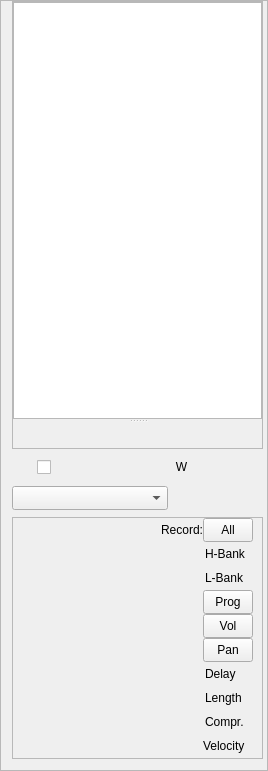
<?xml version="1.0" encoding="UTF-8"?>
<ui version="4.0">
 <class>ConductorBase</class>
 <widget class="QFrame" name="ConductorBase">
  <property name="geometry">
   <rect>
    <x>0</x>
    <y>0</y>
    <width>268</width>
    <height>771</height>
   </rect>
  </property>
  <property name="sizePolicy">
   <sizepolicy hsizetype="Expanding" vsizetype="Expanding">
    <horstretch>3</horstretch>
    <verstretch>3</verstretch>
   </sizepolicy>
  </property>
  <property name="minimumSize">
   <size>
    <width>20</width>
    <height>24</height>
   </size>
  </property>
  <property name="windowTitle">
   <string>LOS: The Conductor</string>
  </property>
  <property name="frameShape">
   <enum>QFrame::StyledPanel</enum>
  </property>
  <property name="frameShadow">
   <enum>QFrame::Raised</enum>
  </property>
  <layout class="QVBoxLayout" name="verticalLayout" stretch="0,0,0,0">
   <property name="topMargin">
    <number>0</number>
   </property>
   <property name="rightMargin">
    <number>4</number>
   </property>
   <item>
    <widget class="QScrollArea" name="scrollArea">
     <property name="widgetResizable">
      <bool>true</bool>
     </property>
     <widget class="QWidget" name="scrollAreaWidgetContents">
      <property name="geometry">
       <rect>
        <x>0</x>
        <y>0</y>
        <width>250</width>
        <height>430</height>
       </rect>
      </property>
      <layout class="QVBoxLayout" name="verticalLayout_5">
       <property name="spacing">
        <number>0</number>
       </property>
       <property name="margin">
        <number>0</number>
       </property>
       <item>
        <widget class="QSplitter" name="splitter">
         <property name="orientation">
          <enum>Qt::Vertical</enum>
         </property>
         <widget class="QWidget" name="widget" native="true">
          <layout class="QVBoxLayout" name="verticalLayout_6">
           <property name="spacing">
            <number>3</number>
           </property>
           <property name="margin">
            <number>0</number>
           </property>
           <item>
            <widget class="QTreeView" name="patchList">
             <property name="minimumSize">
              <size>
               <width>150</width>
               <height>150</height>
              </size>
             </property>
             <property name="focusPolicy">
              <enum>Qt::WheelFocus</enum>
             </property>
             <property name="editTriggers">
              <set>QAbstractItemView::NoEditTriggers</set>
             </property>
             <property name="tabKeyNavigation">
              <bool>true</bool>
             </property>
             <property name="alternatingRowColors">
              <bool>true</bool>
             </property>
             <property name="iconSize">
              <size>
               <width>16</width>
               <height>16</height>
              </size>
             </property>
             <property name="textElideMode">
              <enum>Qt::ElideNone</enum>
             </property>
             <property name="verticalScrollMode">
              <enum>QAbstractItemView::ScrollPerPixel</enum>
             </property>
             <property name="sortingEnabled">
              <bool>false</bool>
             </property>
             <property name="animated">
              <bool>true</bool>
             </property>
            </widget>
           </item>
          </layout>
         </widget>
         <widget class="QWidget" name="layoutWidget">
          <layout class="QVBoxLayout" name="verticalLayout_2">
           <property name="sizeConstraint">
            <enum>QLayout::SetMinAndMaxSize</enum>
           </property>
           <property name="topMargin">
            <number>0</number>
           </property>
           <item>
            <layout class="QVBoxLayout" name="tableBox">
             <property name="topMargin">
              <number>0</number>
             </property>
             <property name="rightMargin">
              <number>0</number>
             </property>
            </layout>
           </item>
           <item>
            <layout class="QHBoxLayout" name="matrixActions">
             <property name="topMargin">
              <number>0</number>
             </property>
             <item>
              <widget class="QToolButton" name="btnUp">
               <property name="sizePolicy">
                <sizepolicy hsizetype="Fixed" vsizetype="Fixed">
                 <horstretch>0</horstretch>
                 <verstretch>0</verstretch>
                </sizepolicy>
               </property>
               <property name="minimumSize">
                <size>
                 <width>25</width>
                 <height>25</height>
                </size>
               </property>
               <property name="maximumSize">
                <size>
                 <width>25</width>
                 <height>25</height>
                </size>
               </property>
               <property name="focusPolicy">
                <enum>Qt::NoFocus</enum>
               </property>
               <property name="toolTip">
                <string>Move Selection Up</string>
               </property>
               <property name="text">
                <string/>
               </property>
               <property name="iconSize">
                <size>
                 <width>25</width>
                 <height>25</height>
                </size>
               </property>
               <property name="autoRaise">
                <bool>true</bool>
               </property>
              </widget>
             </item>
             <item>
              <widget class="QToolButton" name="btnDown">
               <property name="sizePolicy">
                <sizepolicy hsizetype="Fixed" vsizetype="Fixed">
                 <horstretch>0</horstretch>
                 <verstretch>0</verstretch>
                </sizepolicy>
               </property>
               <property name="minimumSize">
                <size>
                 <width>25</width>
                 <height>25</height>
                </size>
               </property>
               <property name="maximumSize">
                <size>
                 <width>25</width>
                 <height>25</height>
                </size>
               </property>
               <property name="focusPolicy">
                <enum>Qt::NoFocus</enum>
               </property>
               <property name="toolTip">
                <string>Move Selection Down</string>
               </property>
               <property name="text">
                <string/>
               </property>
               <property name="iconSize">
                <size>
                 <width>25</width>
                 <height>25</height>
                </size>
               </property>
               <property name="autoRaise">
                <bool>true</bool>
               </property>
              </widget>
             </item>
             <item>
              <widget class="QToolButton" name="btnCopy">
               <property name="sizePolicy">
                <sizepolicy hsizetype="Fixed" vsizetype="Fixed">
                 <horstretch>0</horstretch>
                 <verstretch>0</verstretch>
                </sizepolicy>
               </property>
               <property name="minimumSize">
                <size>
                 <width>25</width>
                 <height>25</height>
                </size>
               </property>
               <property name="maximumSize">
                <size>
                 <width>25</width>
                 <height>25</height>
                </size>
               </property>
               <property name="focusPolicy">
                <enum>Qt::NoFocus</enum>
               </property>
               <property name="text">
                <string/>
               </property>
               <property name="iconSize">
                <size>
                 <width>25</width>
                 <height>25</height>
                </size>
               </property>
               <property name="autoRaise">
                <bool>true</bool>
               </property>
              </widget>
             </item>
             <item>
              <spacer name="horizontalSpacer_2">
               <property name="orientation">
                <enum>Qt::Horizontal</enum>
               </property>
               <property name="sizeType">
                <enum>QSizePolicy::MinimumExpanding</enum>
               </property>
               <property name="sizeHint" stdset="0">
                <size>
                 <width>1</width>
                 <height>20</height>
                </size>
               </property>
              </spacer>
             </item>
             <item>
              <widget class="QToolButton" name="btnDelete">
               <property name="sizePolicy">
                <sizepolicy hsizetype="Fixed" vsizetype="Fixed">
                 <horstretch>0</horstretch>
                 <verstretch>0</verstretch>
                </sizepolicy>
               </property>
               <property name="minimumSize">
                <size>
                 <width>25</width>
                 <height>25</height>
                </size>
               </property>
               <property name="maximumSize">
                <size>
                 <width>25</width>
                 <height>25</height>
                </size>
               </property>
               <property name="focusPolicy">
                <enum>Qt::NoFocus</enum>
               </property>
               <property name="toolTip">
                <string>Remove selected from list</string>
               </property>
               <property name="text">
                <string/>
               </property>
               <property name="iconSize">
                <size>
                 <width>25</width>
                 <height>25</height>
                </size>
               </property>
               <property name="autoRaise">
                <bool>true</bool>
               </property>
              </widget>
             </item>
            </layout>
           </item>
          </layout>
         </widget>
        </widget>
       </item>
      </layout>
     </widget>
    </widget>
   </item>
   <item>
    <widget class="QFrame" name="performerToolsFrame">
     <property name="sizePolicy">
      <sizepolicy hsizetype="Expanding" vsizetype="Preferred">
       <horstretch>0</horstretch>
       <verstretch>0</verstretch>
      </sizepolicy>
     </property>
     <layout class="QVBoxLayout" name="verticalLayout_4">
      <property name="spacing">
       <number>0</number>
      </property>
      <property name="margin">
       <number>0</number>
      </property>
      <item>
       <layout class="QHBoxLayout" name="horizontalLayout_6">
        <property name="topMargin">
         <number>0</number>
        </property>
        <item>
         <widget class="QToolButton" name="btnTranspose">
          <property name="sizePolicy">
           <sizepolicy hsizetype="Fixed" vsizetype="Fixed">
            <horstretch>0</horstretch>
            <verstretch>0</verstretch>
           </sizepolicy>
          </property>
          <property name="minimumSize">
           <size>
            <width>25</width>
            <height>25</height>
           </size>
          </property>
          <property name="maximumSize">
           <size>
            <width>25</width>
            <height>25</height>
           </size>
          </property>
          <property name="focusPolicy">
           <enum>Qt::NoFocus</enum>
          </property>
          <property name="toolTip">
           <string>Toggle on/off transpose globally for all parts in this PianoRoll instance</string>
          </property>
          <property name="text">
           <string/>
          </property>
          <property name="iconSize">
           <size>
            <width>25</width>
            <height>25</height>
           </size>
          </property>
          <property name="checkable">
           <bool>true</bool>
          </property>
          <property name="autoRaise">
           <bool>true</bool>
          </property>
         </widget>
        </item>
        <item>
         <widget class="QCheckBox" name="chkTranspose">
          <property name="focusPolicy">
           <enum>Qt::NoFocus</enum>
          </property>
          <property name="toolTip">
           <string>Toggle transpose mode</string>
          </property>
          <property name="text">
           <string/>
          </property>
         </widget>
        </item>
        <item>
         <widget class="SpinBox" name="iTransp" native="true">
          <property name="sizePolicy">
           <sizepolicy hsizetype="Expanding" vsizetype="Fixed">
            <horstretch>1</horstretch>
            <verstretch>0</verstretch>
           </sizepolicy>
          </property>
          <property name="minimumSize">
           <size>
            <width>0</width>
            <height>24</height>
           </size>
          </property>
          <property name="toolTip">
           <string>Transpose position for the current track</string>
          </property>
          <property name="specialValueText" stdset="0">
           <string>off</string>
          </property>
          <property name="maximum" stdset="0">
           <number>127</number>
          </property>
          <property name="minimum" stdset="0">
           <number>-127</number>
          </property>
          <property name="value" stdset="0">
           <number>1</number>
          </property>
         </widget>
        </item>
        <item>
         <widget class="QLabel" name="iChanDetectLabel">
          <property name="sizePolicy">
           <sizepolicy hsizetype="Expanding" vsizetype="Fixed">
            <horstretch>0</horstretch>
            <verstretch>0</verstretch>
           </sizepolicy>
          </property>
          <property name="minimumSize">
           <size>
            <width>0</width>
            <height>0</height>
           </size>
          </property>
          <property name="maximumSize">
           <size>
            <width>24</width>
            <height>24</height>
           </size>
          </property>
          <property name="toolTip">
           <string>Input detect</string>
          </property>
          <property name="whatsThis">
           <string>Input detect indicator. Detects all note on-off, controller, aftertouch, 
                  program change, and pitchbend (but not sysex or realtime) events 
                  on the selected channels, on the selected midi ports.</string>
          </property>
          <property name="text">
           <string>W</string>
          </property>
          <property name="alignment">
           <set>Qt::AlignCenter</set>
          </property>
          <property name="wordWrap">
           <bool>false</bool>
          </property>
         </widget>
        </item>
        <item>
         <widget class="QToolButton" name="btnComments">
          <property name="sizePolicy">
           <sizepolicy hsizetype="Fixed" vsizetype="Fixed">
            <horstretch>0</horstretch>
            <verstretch>0</verstretch>
           </sizepolicy>
          </property>
          <property name="minimumSize">
           <size>
            <width>25</width>
            <height>25</height>
           </size>
          </property>
          <property name="maximumSize">
           <size>
            <width>25</width>
            <height>25</height>
           </size>
          </property>
          <property name="focusPolicy">
           <enum>Qt::NoFocus</enum>
          </property>
          <property name="toolTip">
           <string>Toggle on/off canvas comments</string>
          </property>
          <property name="text">
           <string/>
          </property>
          <property name="iconSize">
           <size>
            <width>25</width>
            <height>25</height>
           </size>
          </property>
          <property name="checkable">
           <bool>true</bool>
          </property>
          <property name="autoRaise">
           <bool>true</bool>
          </property>
         </widget>
        </item>
        <item>
         <widget class="QToolButton" name="btnShowGui">
          <property name="minimumSize">
           <size>
            <width>25</width>
            <height>25</height>
           </size>
          </property>
          <property name="maximumSize">
           <size>
            <width>25</width>
            <height>25</height>
           </size>
          </property>
          <property name="toolTip">
           <string>Show Plugin Gui</string>
          </property>
          <property name="text">
           <string/>
          </property>
          <property name="iconSize">
           <size>
            <width>25</width>
            <height>25</height>
           </size>
          </property>
          <property name="checkable">
           <bool>true</bool>
          </property>
          <property name="autoRaise">
           <bool>true</bool>
          </property>
         </widget>
        </item>
        <item>
         <widget class="QToolButton" name="btnInstrument">
          <property name="minimumSize">
           <size>
            <width>25</width>
            <height>25</height>
           </size>
          </property>
          <property name="maximumSize">
           <size>
            <width>25</width>
            <height>25</height>
           </size>
          </property>
          <property name="toolTip">
           <string>Change Instrument</string>
          </property>
          <property name="text">
           <string/>
          </property>
          <property name="iconSize">
           <size>
            <width>25</width>
            <height>25</height>
           </size>
          </property>
          <property name="autoRaise">
           <bool>true</bool>
          </property>
         </widget>
        </item>
       </layout>
      </item>
     </layout>
    </widget>
   </item>
   <item>
    <layout class="QHBoxLayout" name="horizontalLayout_3">
     <property name="spacing">
      <number>0</number>
     </property>
     <property name="topMargin">
      <number>0</number>
     </property>
     <item>
      <widget class="QComboBox" name="iOutput">
       <property name="sizePolicy">
        <sizepolicy hsizetype="Expanding" vsizetype="Fixed">
         <horstretch>0</horstretch>
         <verstretch>0</verstretch>
        </sizepolicy>
       </property>
       <property name="minimumSize">
        <size>
         <width>100</width>
         <height>24</height>
        </size>
       </property>
       <property name="toolTip">
        <string>Output Port</string>
       </property>
      </widget>
     </item>
     <item>
      <widget class="SpinBox" name="iOutputChannel" native="true">
       <property name="sizePolicy">
        <sizepolicy hsizetype="Expanding" vsizetype="Fixed">
         <horstretch>1</horstretch>
         <verstretch>0</verstretch>
        </sizepolicy>
       </property>
       <property name="minimumSize">
        <size>
         <width>45</width>
         <height>24</height>
        </size>
       </property>
       <property name="maximumSize">
        <size>
         <width>45</width>
         <height>16777215</height>
        </size>
       </property>
       <property name="toolTip">
        <string>Output Channel</string>
       </property>
       <property name="whatsThis">
        <string>all midi events are sent to this output channel</string>
       </property>
       <property name="maximum" stdset="0">
        <number>16</number>
       </property>
       <property name="minimum" stdset="0">
        <number>1</number>
       </property>
      </widget>
     </item>
     <item>
      <widget class="QToolButton" name="iRButton">
       <property name="sizePolicy">
        <sizepolicy hsizetype="Fixed" vsizetype="Fixed">
         <horstretch>0</horstretch>
         <verstretch>0</verstretch>
        </sizepolicy>
       </property>
       <property name="minimumSize">
        <size>
         <width>25</width>
         <height>25</height>
        </size>
       </property>
       <property name="maximumSize">
        <size>
         <width>25</width>
         <height>25</height>
        </size>
       </property>
       <property name="toolTip">
        <string>Input Routing</string>
       </property>
       <property name="text">
        <string/>
       </property>
       <property name="iconSize">
        <size>
         <width>25</width>
         <height>25</height>
        </size>
       </property>
       <property name="autoRaise">
        <bool>true</bool>
       </property>
      </widget>
     </item>
     <item>
      <widget class="QToolButton" name="recEchoButton">
       <property name="sizePolicy">
        <sizepolicy hsizetype="Fixed" vsizetype="Fixed">
         <horstretch>0</horstretch>
         <verstretch>0</verstretch>
        </sizepolicy>
       </property>
       <property name="minimumSize">
        <size>
         <width>25</width>
         <height>25</height>
        </size>
       </property>
       <property name="maximumSize">
        <size>
         <width>25</width>
         <height>25</height>
        </size>
       </property>
       <property name="toolTip">
        <string>MIDI Thru</string>
       </property>
       <property name="whatsThis">
        <string>Pass input events through ('thru') to output.</string>
       </property>
       <property name="iconSize">
        <size>
         <width>25</width>
         <height>25</height>
        </size>
       </property>
       <property name="checkable">
        <bool>true</bool>
       </property>
       <property name="autoRaise">
        <bool>true</bool>
       </property>
      </widget>
     </item>
    </layout>
   </item>
   <item>
    <widget class="QFrame" name="frame">
     <property name="sizePolicy">
      <sizepolicy hsizetype="Preferred" vsizetype="Fixed">
       <horstretch>1</horstretch>
       <verstretch>0</verstretch>
      </sizepolicy>
     </property>
     <property name="maximumSize">
      <size>
       <width>16777215</width>
       <height>300</height>
      </size>
     </property>
     <property name="frameShape">
      <enum>QFrame::StyledPanel</enum>
     </property>
     <property name="frameShadow">
      <enum>QFrame::Raised</enum>
     </property>
     <layout class="QVBoxLayout" name="verticalLayout_3">
      <property name="spacing">
       <number>0</number>
      </property>
      <property name="topMargin">
       <number>0</number>
      </property>
      <property name="bottomMargin">
       <number>0</number>
      </property>
      <item>
       <layout class="QGridLayout" name="advGrid" rowstretch="0,0,0,0,0,0,0,0,0,0,0,0,0,0,0,0,0,0">
        <property name="sizeConstraint">
         <enum>QLayout::SetMinimumSize</enum>
        </property>
        <property name="verticalSpacing">
         <number>0</number>
        </property>
        <property name="topMargin">
         <number>0</number>
        </property>
        <item row="14" column="1">
         <widget class="SpinBox" name="iVerz" native="true">
          <property name="sizePolicy">
           <sizepolicy hsizetype="Expanding" vsizetype="Fixed">
            <horstretch>1</horstretch>
            <verstretch>0</verstretch>
           </sizepolicy>
          </property>
          <property name="minimumSize">
           <size>
            <width>20</width>
            <height>24</height>
           </size>
          </property>
          <property name="specialValueText" stdset="0">
           <string>off</string>
          </property>
          <property name="maximum" stdset="0">
           <number>1000</number>
          </property>
          <property name="minimum" stdset="0">
           <number>-1000</number>
          </property>
         </widget>
        </item>
        <item row="14" column="2">
         <widget class="QLabel" name="TextLabel10">
          <property name="sizePolicy">
           <sizepolicy hsizetype="Minimum" vsizetype="Fixed">
            <horstretch>0</horstretch>
            <verstretch>0</verstretch>
           </sizepolicy>
          </property>
          <property name="minimumSize">
           <size>
            <width>20</width>
            <height>24</height>
           </size>
          </property>
          <property name="text">
           <string>Delay</string>
          </property>
          <property name="wordWrap">
           <bool>false</bool>
          </property>
          <property name="indent">
           <number>2</number>
          </property>
         </widget>
        </item>
        <item row="15" column="1">
         <widget class="SpinBox" name="iLen" native="true">
          <property name="sizePolicy">
           <sizepolicy hsizetype="Expanding" vsizetype="Fixed">
            <horstretch>1</horstretch>
            <verstretch>0</verstretch>
           </sizepolicy>
          </property>
          <property name="minimumSize">
           <size>
            <width>20</width>
            <height>24</height>
           </size>
          </property>
          <property name="suffix" stdset="0">
           <string>%</string>
          </property>
          <property name="maximum" stdset="0">
           <number>200</number>
          </property>
          <property name="minimum" stdset="0">
           <number>25</number>
          </property>
          <property name="value" stdset="0">
           <number>100</number>
          </property>
         </widget>
        </item>
        <item row="15" column="2">
         <widget class="QLabel" name="TextLabel11">
          <property name="sizePolicy">
           <sizepolicy hsizetype="Minimum" vsizetype="Fixed">
            <horstretch>0</horstretch>
            <verstretch>0</verstretch>
           </sizepolicy>
          </property>
          <property name="minimumSize">
           <size>
            <width>20</width>
            <height>24</height>
           </size>
          </property>
          <property name="text">
           <string>Length</string>
          </property>
          <property name="wordWrap">
           <bool>false</bool>
          </property>
          <property name="indent">
           <number>2</number>
          </property>
         </widget>
        </item>
        <item row="16" column="1">
         <widget class="SpinBox" name="iKompr" native="true">
          <property name="sizePolicy">
           <sizepolicy hsizetype="Expanding" vsizetype="Fixed">
            <horstretch>1</horstretch>
            <verstretch>0</verstretch>
           </sizepolicy>
          </property>
          <property name="minimumSize">
           <size>
            <width>20</width>
            <height>24</height>
           </size>
          </property>
          <property name="prefix" stdset="0">
           <string/>
          </property>
          <property name="suffix" stdset="0">
           <string>%</string>
          </property>
          <property name="maximum" stdset="0">
           <number>200</number>
          </property>
          <property name="minimum" stdset="0">
           <number>25</number>
          </property>
          <property name="value" stdset="0">
           <number>100</number>
          </property>
         </widget>
        </item>
        <item row="16" column="2">
         <widget class="QLabel" name="TextLabel13">
          <property name="sizePolicy">
           <sizepolicy hsizetype="Minimum" vsizetype="Fixed">
            <horstretch>0</horstretch>
            <verstretch>0</verstretch>
           </sizepolicy>
          </property>
          <property name="minimumSize">
           <size>
            <width>50</width>
            <height>24</height>
           </size>
          </property>
          <property name="maximumSize">
           <size>
            <width>50</width>
            <height>16777215</height>
           </size>
          </property>
          <property name="text">
           <string>Compr.</string>
          </property>
          <property name="wordWrap">
           <bool>false</bool>
          </property>
          <property name="indent">
           <number>2</number>
          </property>
         </widget>
        </item>
        <item row="17" column="1">
         <widget class="SpinBox" name="iAnschl" native="true">
          <property name="sizePolicy">
           <sizepolicy hsizetype="Minimum" vsizetype="Fixed">
            <horstretch>1</horstretch>
            <verstretch>0</verstretch>
           </sizepolicy>
          </property>
          <property name="minimumSize">
           <size>
            <width>20</width>
            <height>24</height>
           </size>
          </property>
          <property name="maximum" stdset="0">
           <number>127</number>
          </property>
          <property name="minimum" stdset="0">
           <number>-127</number>
          </property>
          <property name="value" stdset="0">
           <number>0</number>
          </property>
         </widget>
        </item>
        <item row="17" column="2">
         <widget class="QLabel" name="TextLabel12">
          <property name="sizePolicy">
           <sizepolicy hsizetype="Minimum" vsizetype="Fixed">
            <horstretch>0</horstretch>
            <verstretch>0</verstretch>
           </sizepolicy>
          </property>
          <property name="minimumSize">
           <size>
            <width>20</width>
            <height>24</height>
           </size>
          </property>
          <property name="text">
           <string>Velocity</string>
          </property>
          <property name="wordWrap">
           <bool>false</bool>
          </property>
          <property name="indent">
           <number>0</number>
          </property>
         </widget>
        </item>
        <item row="10" column="1">
         <widget class="SpinBox" name="iPan" native="true">
          <property name="sizePolicy">
           <sizepolicy hsizetype="Minimum" vsizetype="Fixed">
            <horstretch>0</horstretch>
            <verstretch>0</verstretch>
           </sizepolicy>
          </property>
          <property name="minimumSize">
           <size>
            <width>20</width>
            <height>24</height>
           </size>
          </property>
          <property name="toolTip">
           <string>Change stereo position. Double-click on/off.</string>
          </property>
          <property name="whatsThis">
           <string>Change stereo position. Double-click on/off.</string>
          </property>
          <property name="specialValueText" stdset="0">
           <string>off</string>
          </property>
          <property name="maximum" stdset="0">
           <number>63</number>
          </property>
          <property name="minimum" stdset="0">
           <number>-65</number>
          </property>
          <property name="value" stdset="0">
           <number>-65</number>
          </property>
         </widget>
        </item>
        <item row="10" column="2">
         <widget class="QToolButton" name="panRecButton">
          <property name="sizePolicy">
           <sizepolicy hsizetype="Fixed" vsizetype="Fixed">
            <horstretch>0</horstretch>
            <verstretch>0</verstretch>
           </sizepolicy>
          </property>
          <property name="minimumSize">
           <size>
            <width>50</width>
            <height>24</height>
           </size>
          </property>
          <property name="toolTip">
           <string>Add pan setting to song</string>
          </property>
          <property name="text">
           <string>Pan</string>
          </property>
         </widget>
        </item>
        <item row="9" column="1">
         <widget class="SpinBox" name="iLautst" native="true">
          <property name="sizePolicy">
           <sizepolicy hsizetype="Minimum" vsizetype="Fixed">
            <horstretch>0</horstretch>
            <verstretch>0</verstretch>
           </sizepolicy>
          </property>
          <property name="minimumSize">
           <size>
            <width>20</width>
            <height>24</height>
           </size>
          </property>
          <property name="toolTip">
           <string>Volume. Double-click on/off.</string>
          </property>
          <property name="specialValueText" stdset="0">
           <string>off</string>
          </property>
          <property name="maximum" stdset="0">
           <number>127</number>
          </property>
          <property name="minimum" stdset="0">
           <number>-1</number>
          </property>
          <property name="value" stdset="0">
           <number>-1</number>
          </property>
         </widget>
        </item>
        <item row="9" column="2">
         <widget class="QToolButton" name="volRecButton">
          <property name="sizePolicy">
           <sizepolicy hsizetype="Fixed" vsizetype="Fixed">
            <horstretch>0</horstretch>
            <verstretch>0</verstretch>
           </sizepolicy>
          </property>
          <property name="minimumSize">
           <size>
            <width>50</width>
            <height>24</height>
           </size>
          </property>
          <property name="toolTip">
           <string>Add vol setting to song</string>
          </property>
          <property name="text">
           <string>Vol</string>
          </property>
         </widget>
        </item>
        <item row="8" column="1">
         <widget class="SpinBox" name="iProgram" native="true">
          <property name="sizePolicy">
           <sizepolicy hsizetype="Minimum" vsizetype="Fixed">
            <horstretch>0</horstretch>
            <verstretch>0</verstretch>
           </sizepolicy>
          </property>
          <property name="minimumSize">
           <size>
            <width>20</width>
            <height>24</height>
           </size>
          </property>
          <property name="toolTip">
           <string>Program. Double-click on/off.</string>
          </property>
          <property name="specialValueText" stdset="0">
           <string>off</string>
          </property>
          <property name="maximum" stdset="0">
           <number>128</number>
          </property>
          <property name="minimum" stdset="0">
           <number>0</number>
          </property>
          <property name="value" stdset="0">
           <number>0</number>
          </property>
         </widget>
        </item>
        <item row="8" column="2">
         <widget class="QToolButton" name="progRecButton">
          <property name="sizePolicy">
           <sizepolicy hsizetype="Fixed" vsizetype="Fixed">
            <horstretch>0</horstretch>
            <verstretch>0</verstretch>
           </sizepolicy>
          </property>
          <property name="minimumSize">
           <size>
            <width>50</width>
            <height>24</height>
           </size>
          </property>
          <property name="toolTip">
           <string>Add bank + prog settings to song</string>
          </property>
          <property name="text">
           <string>Prog</string>
          </property>
         </widget>
        </item>
        <item row="5" column="1">
         <layout class="QHBoxLayout" name="horizontalLayout_2">
          <property name="topMargin">
           <number>0</number>
          </property>
          <item>
           <widget class="QLabel" name="textLabel1">
            <property name="sizePolicy">
             <sizepolicy hsizetype="Minimum" vsizetype="Fixed">
              <horstretch>0</horstretch>
              <verstretch>0</verstretch>
             </sizepolicy>
            </property>
            <property name="minimumSize">
             <size>
              <width>20</width>
              <height>24</height>
             </size>
            </property>
            <property name="text">
             <string>Record:</string>
            </property>
            <property name="alignment">
             <set>Qt::AlignRight|Qt::AlignTrailing|Qt::AlignVCenter</set>
            </property>
            <property name="wordWrap">
             <bool>false</bool>
            </property>
           </widget>
          </item>
         </layout>
        </item>
        <item row="5" column="2">
         <widget class="QToolButton" name="recordButton">
          <property name="sizePolicy">
           <sizepolicy hsizetype="Fixed" vsizetype="Fixed">
            <horstretch>0</horstretch>
            <verstretch>0</verstretch>
           </sizepolicy>
          </property>
          <property name="minimumSize">
           <size>
            <width>50</width>
            <height>24</height>
           </size>
          </property>
          <property name="toolTip">
           <string>Add all settings to song</string>
          </property>
          <property name="text">
           <string>All</string>
          </property>
         </widget>
        </item>
        <item row="6" column="1">
         <widget class="SpinBox" name="iHBank" native="true">
          <property name="sizePolicy">
           <sizepolicy hsizetype="Minimum" vsizetype="Fixed">
            <horstretch>0</horstretch>
            <verstretch>0</verstretch>
           </sizepolicy>
          </property>
          <property name="minimumSize">
           <size>
            <width>20</width>
            <height>24</height>
           </size>
          </property>
          <property name="toolTip">
           <string>Bank Select MSB. Double-click on/off.</string>
          </property>
          <property name="specialValueText" stdset="0">
           <string>off</string>
          </property>
          <property name="maximum" stdset="0">
           <number>128</number>
          </property>
          <property name="minimum" stdset="0">
           <number>0</number>
          </property>
          <property name="value" stdset="0">
           <number>0</number>
          </property>
         </widget>
        </item>
        <item row="6" column="2">
         <widget class="QLabel" name="TextLabel4">
          <property name="sizePolicy">
           <sizepolicy hsizetype="Minimum" vsizetype="Fixed">
            <horstretch>0</horstretch>
            <verstretch>0</verstretch>
           </sizepolicy>
          </property>
          <property name="minimumSize">
           <size>
            <width>50</width>
            <height>24</height>
           </size>
          </property>
          <property name="maximumSize">
           <size>
            <width>50</width>
            <height>16777215</height>
           </size>
          </property>
          <property name="lineWidth">
           <number>1</number>
          </property>
          <property name="text">
           <string>H-Bank</string>
          </property>
          <property name="wordWrap">
           <bool>false</bool>
          </property>
          <property name="margin">
           <number>0</number>
          </property>
          <property name="indent">
           <number>2</number>
          </property>
         </widget>
        </item>
        <item row="7" column="1">
         <widget class="SpinBox" name="iLBank" native="true">
          <property name="sizePolicy">
           <sizepolicy hsizetype="Minimum" vsizetype="Fixed">
            <horstretch>0</horstretch>
            <verstretch>0</verstretch>
           </sizepolicy>
          </property>
          <property name="minimumSize">
           <size>
            <width>20</width>
            <height>24</height>
           </size>
          </property>
          <property name="toolTip">
           <string>Bank Select LSB. Double-click on/off.</string>
          </property>
          <property name="specialValueText" stdset="0">
           <string>off</string>
          </property>
          <property name="maximum" stdset="0">
           <number>128</number>
          </property>
          <property name="minimum" stdset="0">
           <number>0</number>
          </property>
          <property name="value" stdset="0">
           <number>0</number>
          </property>
         </widget>
        </item>
        <item row="7" column="2">
         <widget class="QLabel" name="TextLabel5">
          <property name="sizePolicy">
           <sizepolicy hsizetype="Minimum" vsizetype="Fixed">
            <horstretch>0</horstretch>
            <verstretch>0</verstretch>
           </sizepolicy>
          </property>
          <property name="minimumSize">
           <size>
            <width>50</width>
            <height>24</height>
           </size>
          </property>
          <property name="maximumSize">
           <size>
            <width>50</width>
            <height>16777215</height>
           </size>
          </property>
          <property name="lineWidth">
           <number>1</number>
          </property>
          <property name="text">
           <string>L-Bank</string>
          </property>
          <property name="wordWrap">
           <bool>false</bool>
          </property>
          <property name="margin">
           <number>0</number>
          </property>
          <property name="indent">
           <number>2</number>
          </property>
         </widget>
        </item>
        <item row="2" column="1">
         <layout class="QHBoxLayout" name="horizontalLayout_4">
          <property name="sizeConstraint">
           <enum>QLayout::SetMinimumSize</enum>
          </property>
         </layout>
        </item>
        <item row="12" column="1">
         <layout class="QHBoxLayout" name="horizontalLayout_5">
          <property name="topMargin">
           <number>0</number>
          </property>
         </layout>
        </item>
       </layout>
      </item>
     </layout>
    </widget>
   </item>
  </layout>
 </widget>
 <customwidgets>
  <customwidget>
   <class>SpinBox</class>
   <extends>QWidget</extends>
   <header location="global">spinbox.h</header>
  </customwidget>
 </customwidgets>
 <resources/>
 <connections/>
</ui>
